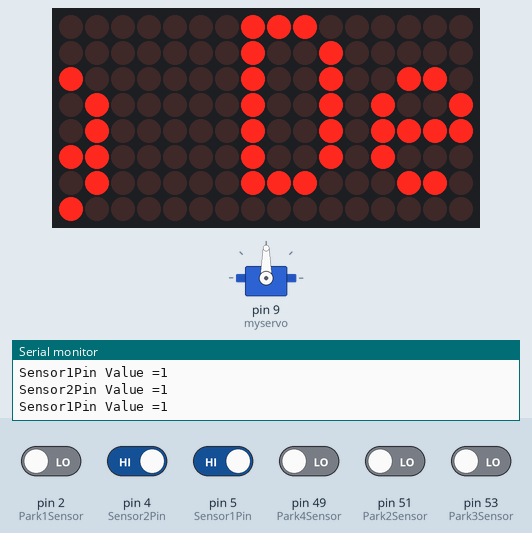
Simulated run of this sketch. Board: Arduino Mega 2560, built with avr-gcc and run on an emulated ATmega2560. Parts: servo, 16×8 LED matrix, the last lines printed to the serial monitor. The inputs (shaded band) are chosen by the test bench; at power-on: pin 4 (Sensor2Pin), pin 5 (Sensor1Pin) HIGH, pin 2 (Park1Sensor), pin 49 (Park4Sensor), pin 51 (Park2Sensor), pin 53 (Park3Sensor) LOW.

Above: at 14.5 s.
14.6 s: pin 5 (Sensor1Pin) driven LOW
At 14.84 s:
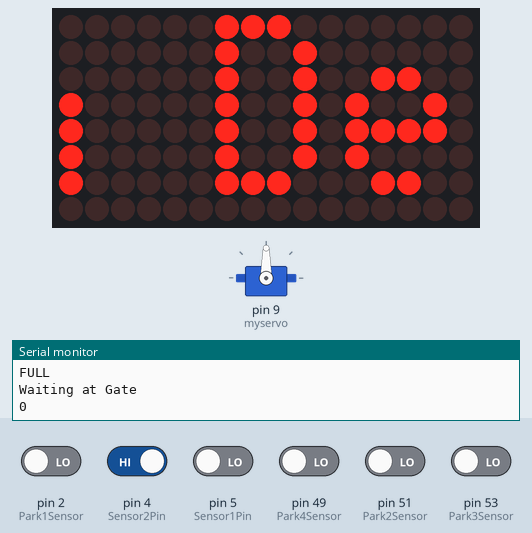
16.5 s: pin 4 (Sensor2Pin) driven LOW
18.2 s: pin 4 (Sensor2Pin) driven HIGH
At 18.38 s:
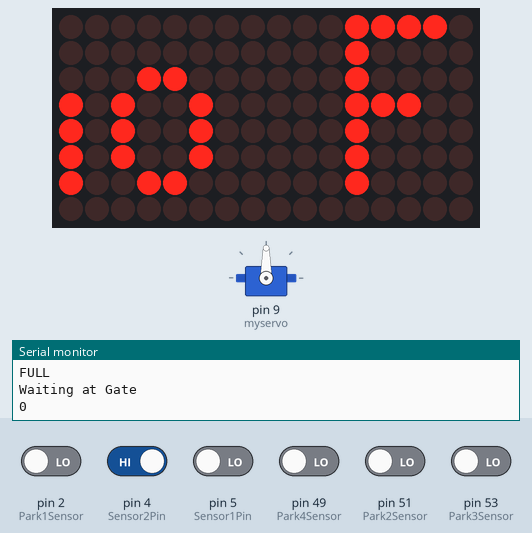
20.1 s: pin 2 (Park1Sensor) driven HIGH and pin 4 (Sensor2Pin) driven LOW
At 20.61 s:
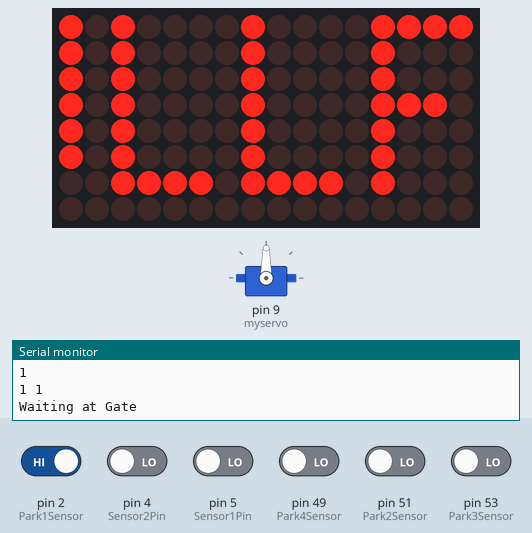
21.9 s: pin 4 (Sensor2Pin) driven HIGH
At 22.13 s:
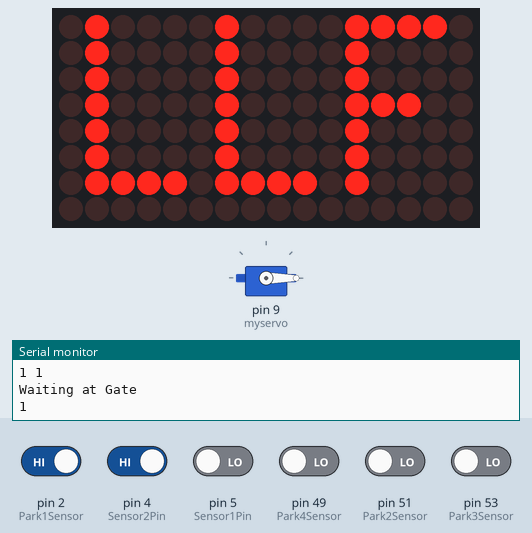
23.8 s: pin 4 (Sensor2Pin) driven LOW and pin 5 (Sensor1Pin) driven HIGH
At 26.1 s:
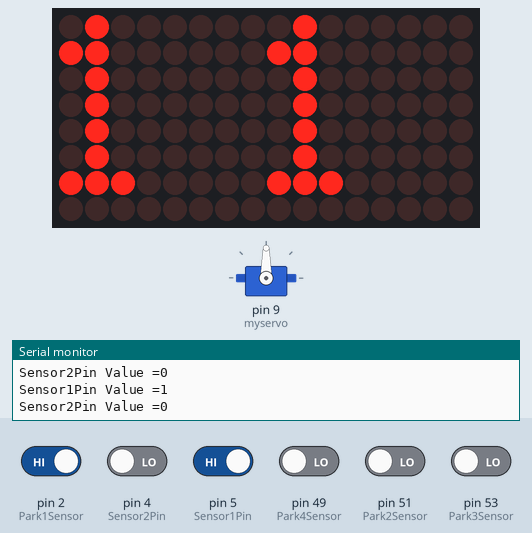
Timing chart, 0 to 26.6 s (numbered marks = the images above; inputs shaded):
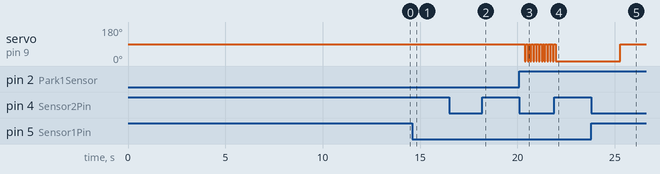

The sketch:

file1.c.ino
```cpp
/*** Arduino- IR sensor***/
/*
      8x8 LED Matrix MAX7219 Scrolling Text

   Based on the following library:
   GitHub | riyas-org/max7219  https://github.com/riyas-org/max7219
*/

/*
This file is merely an aggregation of Servo, Display, IR Sensor to operate a demo. It shows my learning skills
*/

#include <Servo.h>
#include <MaxMatrix.h>
#include <avr/pgmspace.h>

PROGMEM const unsigned char CH[] = {
  3, 8, B00000000, B00000000, B00000000, B00000000, B00000000, // space
  1, 8, B01011111, B00000000, B00000000, B00000000, B00000000, // !
  3, 8, B00000011, B00000000, B00000011, B00000000, B00000000, // "
  5, 8, B00010100, B00111110, B00010100, B00111110, B00010100, // #
  4, 8, B00100100, B01101010, B00101011, B00010010, B00000000, // $
  5, 8, B01100011, B00010011, B00001000, B01100100, B01100011, // %
  5, 8, B00110110, B01001001, B01010110, B00100000, B01010000, // &
  1, 8, B00000011, B00000000, B00000000, B00000000, B00000000, // '
  3, 8, B00011100, B00100010, B01000001, B00000000, B00000000, // (
  3, 8, B01000001, B00100010, B00011100, B00000000, B00000000, // )
  5, 8, B00101000, B00011000, B00001110, B00011000, B00101000, // *
  5, 8, B00001000, B00001000, B00111110, B00001000, B00001000, // +
  2, 8, B10110000, B01110000, B00000000, B00000000, B00000000, // ,
  4, 8, B00001000, B00001000, B00001000, B00001000, B00000000, // -
  2, 8, B01100000, B01100000, B00000000, B00000000, B00000000, // .
  4, 8, B01100000, B00011000, B00000110, B00000001, B00000000, // /
  4, 8, B00111110, B01000001, B01000001, B00111110, B00000000, // 0
  3, 8, B01000010, B01111111, B01000000, B00000000, B00000000, // 1
  4, 8, B01100010, B01010001, B01001001, B01000110, B00000000, // 2
  4, 8, B00100010, B01000001, B01001001, B00110110, B00000000, // 3
  4, 8, B00011000, B00010100, B00010010, B01111111, B00000000, // 4
  4, 8, B00100111, B01000101, B01000101, B00111001, B00000000, // 5
  4, 8, B00111110, B01001001, B01001001, B00110000, B00000000, // 6
  4, 8, B01100001, B00010001, B00001001, B00000111, B00000000, // 7
  4, 8, B00110110, B01001001, B01001001, B00110110, B00000000, // 8
  4, 8, B00000110, B01001001, B01001001, B00111110, B00000000, // 9
  2, 8, B01010000, B00000000, B00000000, B00000000, B00000000, // :
  2, 8, B10000000, B01010000, B00000000, B00000000, B00000000, // ;
  3, 8, B00010000, B00101000, B01000100, B00000000, B00000000, // <
  3, 8, B00010100, B00010100, B00010100, B00000000, B00000000, // =
  3, 8, B01000100, B00101000, B00010000, B00000000, B00000000, // >
  4, 8, B00000010, B01011001, B00001001, B00000110, B00000000, // ?
  5, 8, B00111110, B01001001, B01010101, B01011101, B00001110, // @
  4, 8, B01111110, B00010001, B00010001, B01111110, B00000000, // A
  4, 8, B01111111, B01001001, B01001001, B00110110, B00000000, // B
  4, 8, B00111110, B01000001, B01000001, B00100010, B00000000, // C
  4, 8, B01111111, B01000001, B01000001, B00111110, B00000000, // D
  4, 8, B01111111, B01001001, B01001001, B01000001, B00000000, // E
  4, 8, B01111111, B00001001, B00001001, B00000001, B00000000, // F
  4, 8, B00111110, B01000001, B01001001, B01111010, B00000000, // G
  4, 8, B01111111, B00001000, B00001000, B01111111, B00000000, // H
  3, 8, B01000001, B01111111, B01000001, B00000000, B00000000, // I
  4, 8, B00110000, B01000000, B01000001, B00111111, B00000000, // J
  4, 8, B01111111, B00001000, B00010100, B01100011, B00000000, // K
  4, 8, B01111111, B01000000, B01000000, B01000000, B00000000, // L
  5, 8, B01111111, B00000010, B00001100, B00000010, B01111111, // M
  5, 8, B01111111, B00000100, B00001000, B00010000, B01111111, // N
  4, 8, B00111110, B01000001, B01000001, B00111110, B00000000, // O
  4, 8, B01111111, B00001001, B00001001, B00000110, B00000000, // P
  4, 8, B00111110, B01000001, B01000001, B10111110, B00000000, // Q
  4, 8, B01111111, B00001001, B00001001, B01110110, B00000000, // R
  4, 8, B01000110, B01001001, B01001001, B00110010, B00000000, // S
  5, 8, B00000001, B00000001, B01111111, B00000001, B00000001, // T
  4, 8, B00111111, B01000000, B01000000, B00111111, B00000000, // U
  5, 8, B00001111, B00110000, B01000000, B00110000, B00001111, // V
  5, 8, B00111111, B01000000, B00111000, B01000000, B00111111, // W
  5, 8, B01100011, B00010100, B00001000, B00010100, B01100011, // X
  5, 8, B00000111, B00001000, B01110000, B00001000, B00000111, // Y
  4, 8, B01100001, B01010001, B01001001, B01000111, B00000000, // Z
  2, 8, B01111111, B01000001, B00000000, B00000000, B00000000, // [
  4, 8, B00000001, B00000110, B00011000, B01100000, B00000000, // \ backslash
  2, 8, B01000001, B01111111, B00000000, B00000000, B00000000, // ]
  3, 8, B00000010, B00000001, B00000010, B00000000, B00000000, // hat
  4, 8, B01000000, B01000000, B01000000, B01000000, B00000000, // _
  2, 8, B00000001, B00000010, B00000000, B00000000, B00000000, // `
  4, 8, B00100000, B01010100, B01010100, B01111000, B00000000, // a
  4, 8, B01111111, B01000100, B01000100, B00111000, B00000000, // b
  4, 8, B00111000, B01000100, B01000100, B00101000, B00000000, // c
  4, 8, B00111000, B01000100, B01000100, B01111111, B00000000, // d
  4, 8, B00111000, B01010100, B01010100, B00011000, B00000000, // e
  3, 8, B00000100, B01111110, B00000101, B00000000, B00000000, // f
  4, 8, B10011000, B10100100, B10100100, B01111000, B00000000, // g
  4, 8, B01111111, B00000100, B00000100, B01111000, B00000000, // h
  3, 8, B01000100, B01111101, B01000000, B00000000, B00000000, // i
  4, 8, B01000000, B10000000, B10000100, B01111101, B00000000, // j
  4, 8, B01111111, B00010000, B00101000, B01000100, B00000000, // k
  3, 8, B01000001, B01111111, B01000000, B00000000, B00000000, // l
  5, 8, B01111100, B00000100, B01111100, B00000100, B01111000, // m
  4, 8, B01111100, B00000100, B00000100, B01111000, B00000000, // n
  4, 8, B00111000, B01000100, B01000100, B00111000, B00000000, // o
  4, 8, B11111100, B00100100, B00100100, B00011000, B00000000, // p
  4, 8, B00011000, B00100100, B00100100, B11111100, B00000000, // q
  4, 8, B01111100, B00001000, B00000100, B00000100, B00000000, // r
  4, 8, B01001000, B01010100, B01010100, B00100100, B00000000, // s
  3, 8, B00000100, B00111111, B01000100, B00000000, B00000000, // t
  4, 8, B00111100, B01000000, B01000000, B01111100, B00000000, // u
  5, 8, B00011100, B00100000, B01000000, B00100000, B00011100, // v
  5, 8, B00111100, B01000000, B00111100, B01000000, B00111100, // w
  5, 8, B01000100, B00101000, B00010000, B00101000, B01000100, // x
  4, 8, B10011100, B10100000, B10100000, B01111100, B00000000, // y
  3, 8, B01100100, B01010100, B01001100, B00000000, B00000000, // z
  3, 8, B00001000, B00110110, B01000001, B00000000, B00000000, // {
  1, 8, B01111111, B00000000, B00000000, B00000000, B00000000, // |
  3, 8, B01000001, B00110110, B00001000, B00000000, B00000000, // }
  4, 8, B00001000, B00000100, B00001000, B00000100, B00000000, // ~
};

int DIN = 12;   // DIN GPIO pin of MAX7219 module
int CLK = 13;   // CLK GPIO pin of MAX7219 module
int CS = 3;    // CS GPIO pin of MAX7219 module
int maxInUse = 2;
int NUMPLSENSORS = 4;
char vacancylist[5];

MaxMatrix m(DIN, CS, CLK, maxInUse);

byte buffer[10];

char text[]= " Welcome to Parking Demo ";

void printCharWithShift(char c, int shift_speed) {
  if (c < 32) return;
  c -= 32;
  memcpy_P(buffer, CH + 7 * c, 7);
  m.writeSprite(32, 0, buffer);
  m.setColumn(32 + buffer[0], 0);

  for (int i = 0; i < buffer[0] + 1; i++)
  {
    delay(shift_speed);
    m.shiftLeft(false, false);
  }
}
// Extract the characters from the text string
void printStringWithShift(char* s, int shift_speed) {
  while (*s != 0) {
    printCharWithShift(*s, shift_speed);
    s++;
  }
}

Servo myservo;
int pos = 0;

int Sensor1Pin = 5;
int Sensor2Pin = 4;
int Park1Sensor = 2;
int Park2Sensor = 51;
int Park3Sensor = 53;
int Park4Sensor = 49;
char vacantslot=0;

void setup() {
  //pinMode(OutputPin, OUTPUT);

  pinMode(Sensor1Pin, INPUT);
  pinMode(Sensor2Pin, INPUT);
  pinMode(Park1Sensor, INPUT);
  pinMode(Park2Sensor, INPUT);
  pinMode(Park3Sensor, INPUT);
  pinMode(Park4Sensor, INPUT);

  myservo.attach(9);
  myservo.write(90);
  Serial.begin(9600);

  m.init(); // module initialize
  m.setIntensity(0); // dot matix intensity 0-15
    printStringWithShift(text, 100);
  delay(1000);
}

void loop() {
  char c[10];
  int Sensor1Value = digitalRead(Sensor1Pin);
  int Sensor2Value = digitalRead(Sensor2Pin);
  vacantslot = 0;
  Serial.print("Sensor1Pin Value =");
  Serial.println(Sensor1Value);

  Serial.print("Sensor2Pin Value =");
  Serial.println(Sensor2Value);

  if (Sensor1Value==LOW){ // LOW MEANS Object Detected
  findvacancy();
  memset(c,0,sizeof(c));
  printStringWithShift(c, 100);

  if((int)vacantslot == 1){
    c[0] = '1';
    c[1] = ' ';
    c[2] = '1';
    c[3] = ' ';
  }
  else if((int)vacantslot == 2){
    c[0] = '2';
    c[1] = ' ';
    c[2] = '2';
    c[3] = ' ';
  }
  else if((int)vacantslot == 3){
    c[0] = '3';
    c[1] = ' ';
    c[2] = '3';
    c[3] = ' ';
  }
  else if((int)vacantslot == 4){
    c[0] = '4';
    c[1] = ' ';
    c[2] = '4';
    c[3] = ' ';
  }
  else if((int)vacantslot == 0){
    c[0] = 'F';
    c[1] = 'U';
    c[2] = 'L';
    c[3] = 'L';
  }

  //digitalWrite(OutputPin, HIGH); // HIGH MEANS No object interference
  //Display a welcome message
  if((int)vacantslot != 0)
      myservo.write(0);

/*  for (pos = 90; pos >= 0; pos -=1) {
      myservo.write(pos);
      delay(15);
  }*/
 Serial.println("vacantslot");
 Serial.println((int)vacantslot);

  Serial.println(c);
  Serial.println("Waiting at Gate");
  Serial.println((int)vacantslot);
  while(digitalRead(Sensor2Pin)==HIGH){

  printStringWithShift(c, 100);
  }
  Serial.println("Out of the gate");
  Sensor2Value = digitalRead(Sensor2Pin);

  if (Sensor2Value==LOW){ // LOW MEANS Object Detected
/*  for (pos = 0; pos <= 90; pos += 1) {
    myservo.write(pos);
    delay(15);
  }*/
        myservo.write(90);
  delay(100);
   }
  }
}

void findvacancy()
{
  if(digitalRead(Park1Sensor)){
     Serial.println("Park1");
    vacantslot = 1;
    return;}
  else if(digitalRead(Park2Sensor)){
    Serial.println("Park2");
    vacantslot = 2;
    return;}
  else if(digitalRead(Park3Sensor)){
    Serial.println("Park3");
    vacantslot = 3;
    return;}
  else if(digitalRead(Park4Sensor)){
    Serial.println("Park4");
    vacantslot = 4;
    return;}
  else
    vacantslot = 0;
    return;

}
```

Measured:
- after the input at 14.6 s, the display: changes after 0.19 s (image 1)
- after the input at 18.2 s, the display: changes after 0.13 s (image 2)
- after the input at 20.1 s, servo on pin 9 (myservo): alternates 90° for 0.10 s and 0° for 0.04 s, starting after 0.28 s
- after the input at 21.9 s, servo on pin 9 (myservo): goes on until 22.0 s, then stays 0°; the display: changes after 0.19 s (image 4)
- after the input at 23.8 s, servo on pin 9 (myservo): 0° → 90° after 1.5 s
